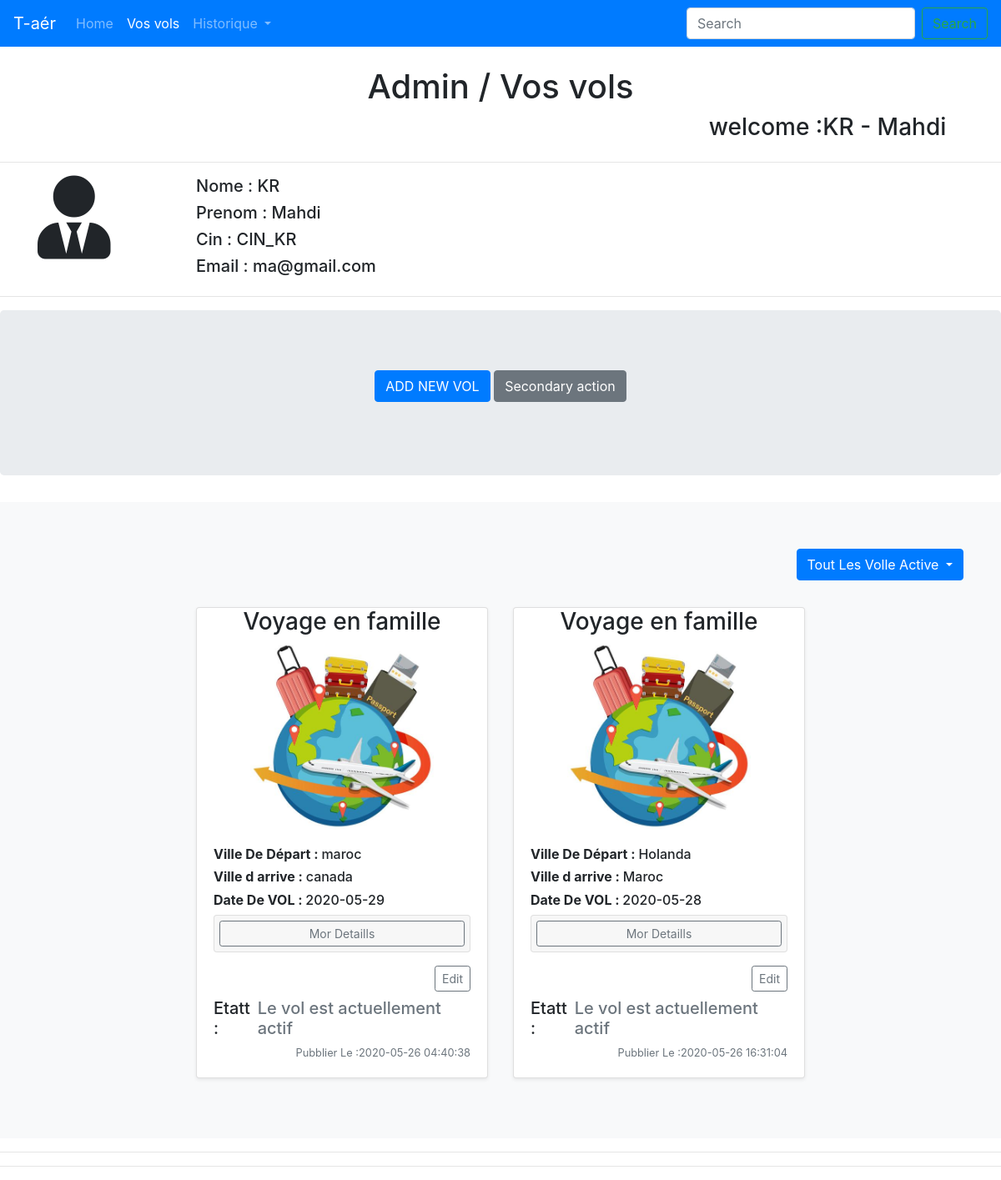
The app's page /pages/vos_vols.php (signed in) with its own data.
### tables this page shows
CREATE TABLE `user` (
  `id` int(11) NOT NULL,
  `nom` varchar(60) NOT NULL,
  `prenom` varchar(60) NOT NULL,
  `email` varchar(60) NOT NULL,
  `password` varchar(60) NOT NULL,
  `statut` varchar(5) NOT NULL,
  `cin` varchar(60) NOT NULL
);

CREATE TABLE `vols` (
  `id_vol` int(11) NOT NULL,
  `nam` varchar(60) NOT NULL,
  `price` float NOT NULL,
  `image` text NOT NULL,
  `date_created` timestamp NOT NULL DEFAULT current_timestamp() ON UPDATE current_timestamp(),
  `pays_depart` varchar(60) NOT NULL,
  `pays_arrive` varchar(60) NOT NULL,
  `date_vol` date NOT NULL,
  `hour_vol` int(11) NOT NULL,
  `minute_vol` int(11) NOT NULL,
  `nb_place_initial` int(11) NOT NULL,
  `nb_place_rest` int(11) NOT NULL,
  `statu_vol` varchar(10) NOT NULL,
  `id_admin_created` int(11) NOT NULL
);

### pages/vos_vols.php (the view, shortened to what this page needs)
<?php
    include_once("../data/connectdb.php");
?>
<?php
    $id_client = $_SESSION['id_client'];
?>
<!doctype html>
<html lang="en">
    <head>
        <link rel="stylesheet" href="https://stackpath.bootstrapcdn.com/bootstrap/4.5.0/css/bootstrap.min.css">
        <link rel="stylesheet" href="https://cdnjs.cloudflare.com/ajax/libs/font-awesome/5.11.2/css/all.css">
    </head>
    <body>
        <nav class="navbar navbar-expand-lg navbar-dark bg-primary">
            <a class="navbar-brand" href="index.php">T-aér</a>
            <div class="collapse navbar-collapse" id="navbarSupportedContent">
                <ul class="navbar-nav mr-auto">
                    <li class="nav-item">
                        <a class="nav-link" href="admin.php">Home <span class="sr-only">(current)</span></a>
                    </li>
                    <li class="nav-item active">
                        <a class="nav-link" href="vos_vols.php">Vos vols</a>
                    </li>
                    <li class="nav-item dropdown">
                        <a class="nav-link dropdown-toggle" href="#" id="navbarDropdown" role="button" data-toggle="dropdown" aria-haspopup="true" aria-expanded="false">
                            Historique
                        </a>
                    </li>
                </ul>
                <form class="form-inline my-2 my-lg-0">
                    <input class="form-control mr-sm-2" type="search" placeholder="Search" aria-label="Search">
                    <button class="btn btn-outline-success my-2 my-sm-0" type="submit">Search</button>
                </form>
            </div>
        </nav>
        <center>
            <h1>Admin / <span>Vos vols</span></h1>
        </center>
        <div class="container">
            <div class="row">
                <div class="col-sm">
                </div>
                <div class="col-sm">
                </div>
                <div class="col-sm">
                <center>
                    <?php
                        echo '<h3 class="ml-4"> welcome :' . $_SESSION['nom_client'] . ' - ' . $_SESSION['prenom_client'] . '</h3>';
                    ?>
                </center>
                </div>
            </div>
        </div>
        <hr>
            <div class="container">
                <div class="row">
                    <div class="col-3 col-md-2">
                        <i class="fas fa-user-tie" style="font-size: 100px;"></i>
                    </div>
                    <div class="col-5 col-md-4">
                        <?php
                            $query1 = "SELECT * FROM `user` WHERE `id` = $id_client";
                            $result1 = mysqli_query($conn,$query1);
                            if(mysqli_num_rows($result1) >0){
                                while($row1 = mysqli_fetch_assoc($result1)){
                                    echo '<h5>Nome : '. mysqli_real_escape_string($conn,$row1["nom"]) .'</h5>';
                                    echo '<h5>Prenom : '. mysqli_real_escape_string($conn,$row1["prenom"]) .'</h5>';
                                    echo '<h5>Cin : '. mysqli_real_escape_string($conn,$row1["cin"]) .'</h5>';
                                    echo '<h5>Email : '. mysqli_real_escape_string($conn,$row1["email"]) .'</h5>';
                                }
                            }
                        ?>
                    </div>
                </div>
            </div>
        <hr>
        <main role="main">
            <section class="jumbotron text-center">
                <div class="container">
                <p>
                    <a href="add_vol.php" class="btn btn-primary my-2">ADD NEW VOL</a>
                    <a href="#" class="btn btn-secondary my-2">Secondary action</a>
                </p>
                </div>
            </section>
            <div class="album py-5 bg-light">
                <div class="container mb-4">
                    <div class="row">
                        <div class="col-sm">
                        </div>
                        <div class="col-sm">
                        </div>
                        <div class="col-sm">
                            <div id="divDropDown">
                                <a class="btn btn-primary my-2 dropdown-toggle" href="#" id="navbarDropdown" role="button" data-toggle="dropdown" aria-haspopup="true" aria-expanded="false">
                                    <span id="textDropdown">Tout Les Volle Active</span>
                                </a>
                            </div>
                        </div>
                    </div>
                </div>
                <div class="container">
                    <div class="row" id="r1">
                        <?php
                            $dateMoins1 = new DateTime('-1 day');
                            $dateMoins1 = $dateMoins1->format('Y-m-d') ;
                            $query = "SELECT * FROM `vols` WHERE `id_admin_created` =$id_client  AND `date_vol` > '{$dateMoins1}' AND `statu_vol` = 'active'  ORDER BY `vols`.`id_vol` DESC";
                            $result = mysqli_query($conn,$query);
                            if(mysqli_num_rows($result) >0){
                                $colapsContur = 1;
                                while($row = mysqli_fetch_assoc($result)){
                                    echo '
                                    <div class="col-md-4">
                                        <div class="card mb-4 shadow-sm">
                                            <div  class="bd-placeholder-img card-img-top"  width="100%" height="225">
                                                <center>
                                                    <h3>' . mysqli_real_escape_string($conn,$row["nam"]) . '</h3>
                                                    <img src="../images/'.mysqli_real_escape_string($conn,$row["image"]).'" width="auto" height="225" alt="Img De Voll">
                                                </center>
                                            </div>
                                            <div class="card-body">
                                                <h6><strong>Ville De Départ : </strong>' . mysqli_real_escape_string($conn,$row["pays_depart"]) .'</h6>
                                                <h6><strong>Ville d arrive : </strong>' . mysqli_real_escape_string($conn,$row["pays_arrive"]) .'</h6>
                                                <h6><strong>Date De VOL : </strong>' . mysqli_real_escape_string($conn,$row["date_vol"]) .'</h6>
                                                <div class="accordion mb-3 mt-2" id="accordionExample">
                                                    <div class="card">
                                                        <div class="card-header" id="headingOne"  style="padding: 6px;">
                                                            <button type="button" class="btn btn-sm btn-outline-secondary btn-block" data-toggle="collapse" data-target="#collapse'.$colapsContur.'" aria-expanded="false" aria-controls="collapseOne">Mor Detaills</button>
                                                        </div>
                                                        <div id="collapse'.$colapsContur.'" class="collapse" aria-labelledby="headingOne" data-parent="#accordionExample">
                                                            <h6><strong>Hour : </strong>' . mysqli_real_escape_string($conn,$row["hour_vol"]) .'h,' . mysqli_real_escape_string($conn,$row["minute_vol"]) .'min</h6>
                                                            <h6><strong>Nombre De Plasse : </strong>' . mysqli_real_escape_string($conn,$row["nb_place_initial"]) .'</h6>
                                                            <h6><strong>Nombre De Reste : </strong>' . mysqli_real_escape_string($conn,$row["nb_place_rest"]) .'</h6>
                                                            <h6><strong>Price : </strong>' . mysqli_real_escape_string($conn,$row["price"]) .'</h6>
                                                            <h6><strong>ID Voll : </strong>' . mysqli_real_escape_string($conn,$row["id_vol"]) .'</h6>
                                                            <h6><strong>ID ADMIN CREER : </strong>' . mysqli_real_escape_string($conn,$row["id_admin_created"]) .'</h6>
                                                        </div>
                                                    </div>
                                                </div>
                                                <div class="d-flex justify-content-between align-items-center">
                                                    <a href="edit_vol.php?id_v='. mysqli_real_escape_string($conn,$row["id_vol"]) .'" type="button" class="btn btn-sm btn-outline-secondary mb-2">Edit</a>
                                                </div>
                                                <div class="d-flex justify-content-between align-items-center">
                                                    <div class="btn-group">
                                                        <h5>Etatt : </h5>
                                                    </div>
                                                    <h5 class="text-muted">Le vol est actuellement actif </h5>
                                                </div>
                                                <div class="d-flex justify-content-between align-items-center">
                                                    <small class="text-muted">Pubblier Le :'. mysqli_real_escape_string($conn,$row["date_created"]) .'</small>
                                                </div>
                                            </div>
                                        </div>
                                    </div>';
                                    $colapsContur ++;
                                }
                            }
                        ?>
                    </div>
                </div>
            </div>
        </main>
<hr>
<hr>
    </body>
</html>

### pages/vos_vols.php (style rules this page uses)
#r1 { display:flex; }
#divDropDown { float: right; }

### records on screen
user: nom "KR", prenom "Mahdi", cin "CIN_KR", email "ma@gmail.com"
vols: nam "Voyage en famille", image (picture), pays_depart "maroc", pays_arrive "canada", date_vol "2020-05-29", date_created "2020-05-26 04:40:38"
vols: nam "Voyage en famille", image (picture), pays_depart "Holanda", pays_arrive "Maroc", date_vol "2020-05-28", date_created "2020-05-26 16:31:04"

### other values on screen
$_SESSION['nom_client'] "KR"
$_SESSION['prenom_client'] "Mahdi"
